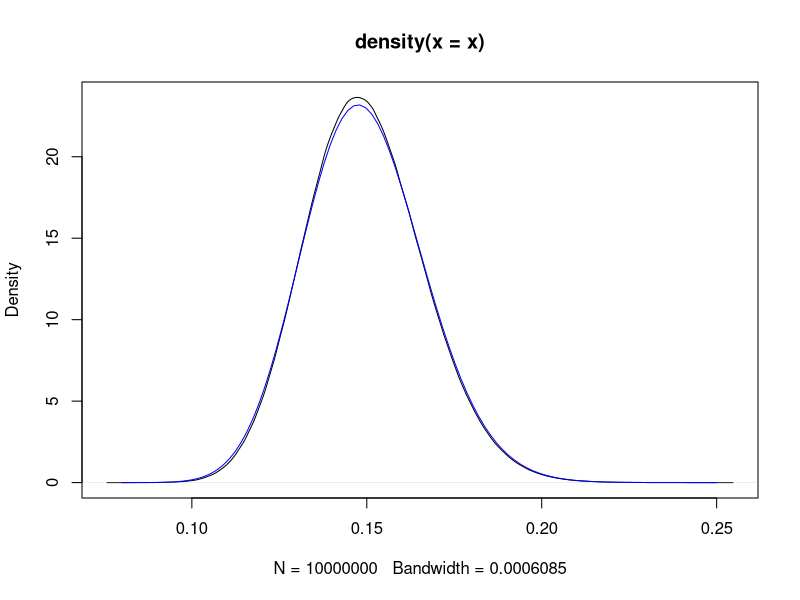
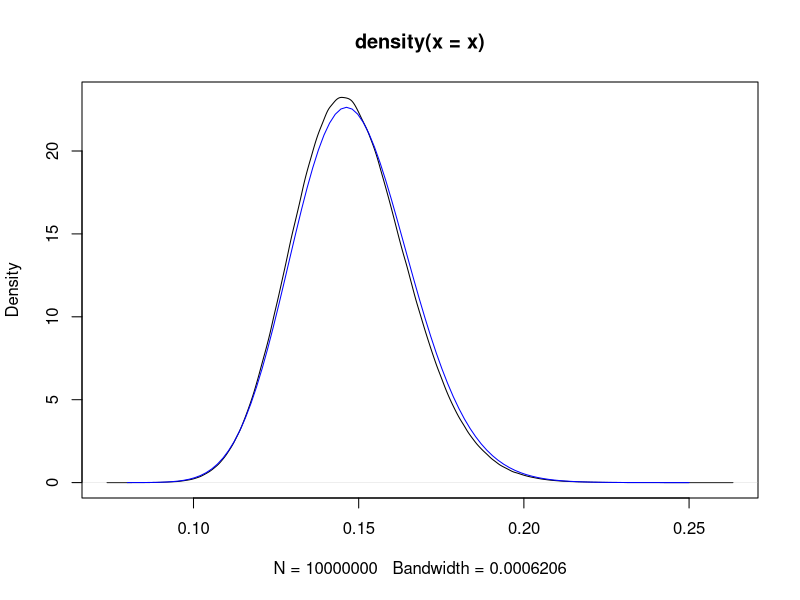
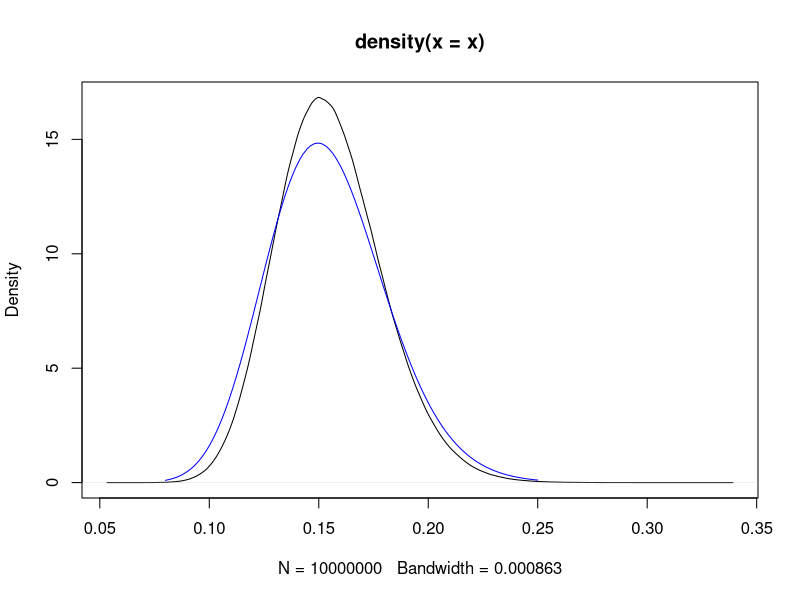
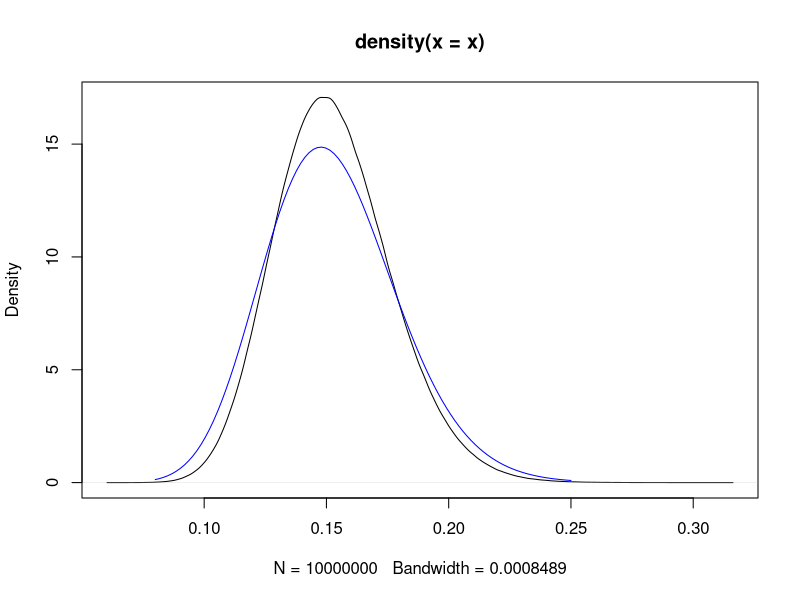
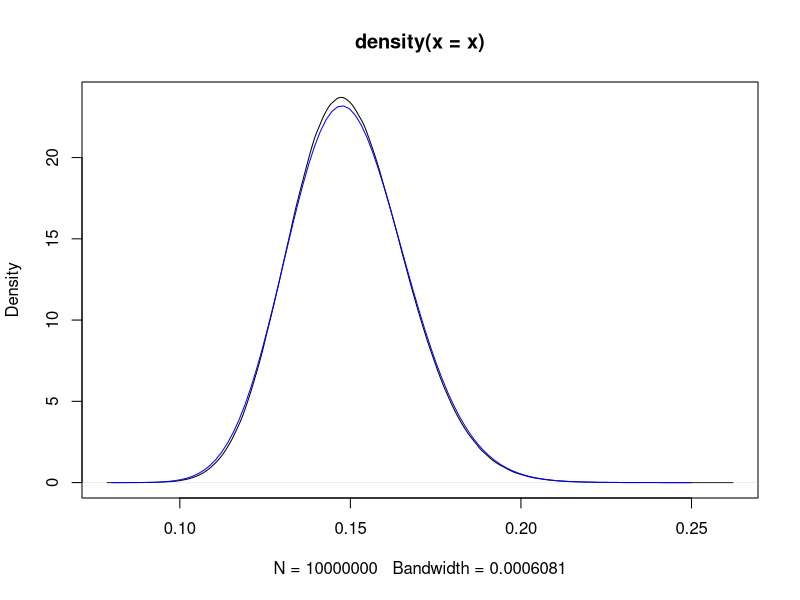
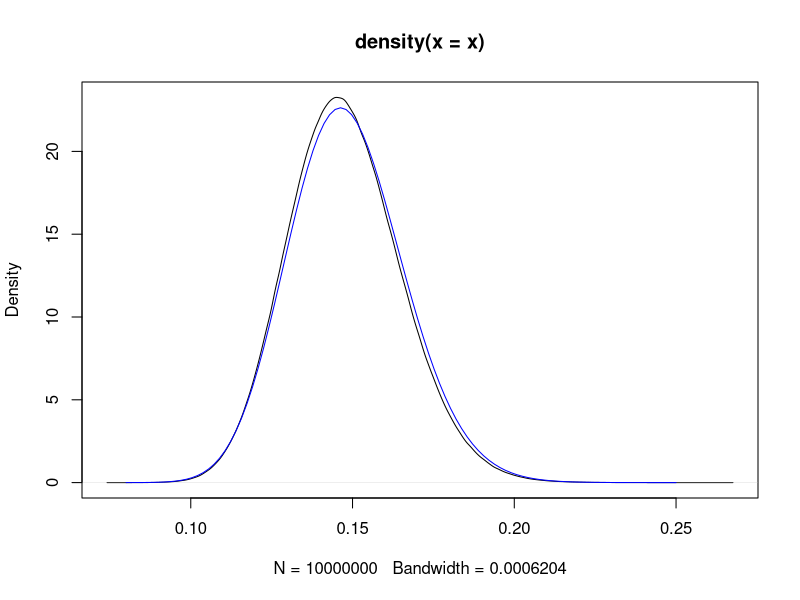
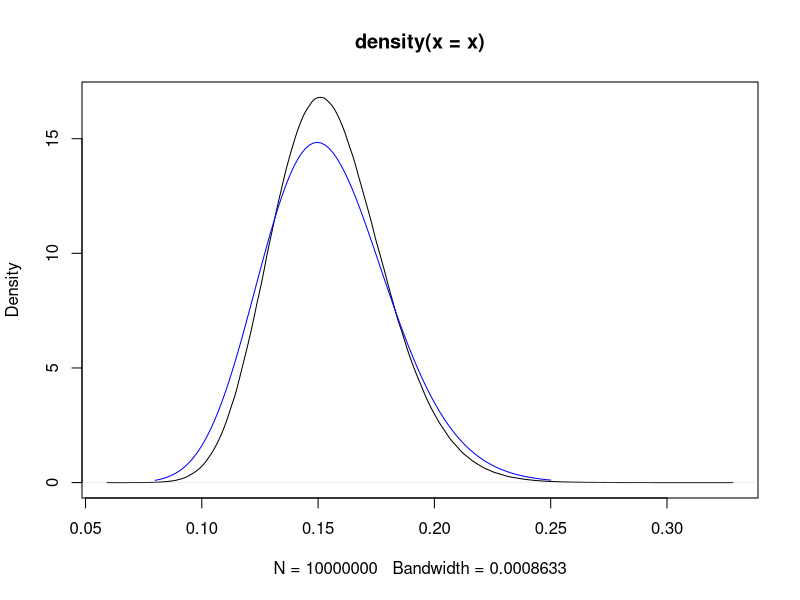
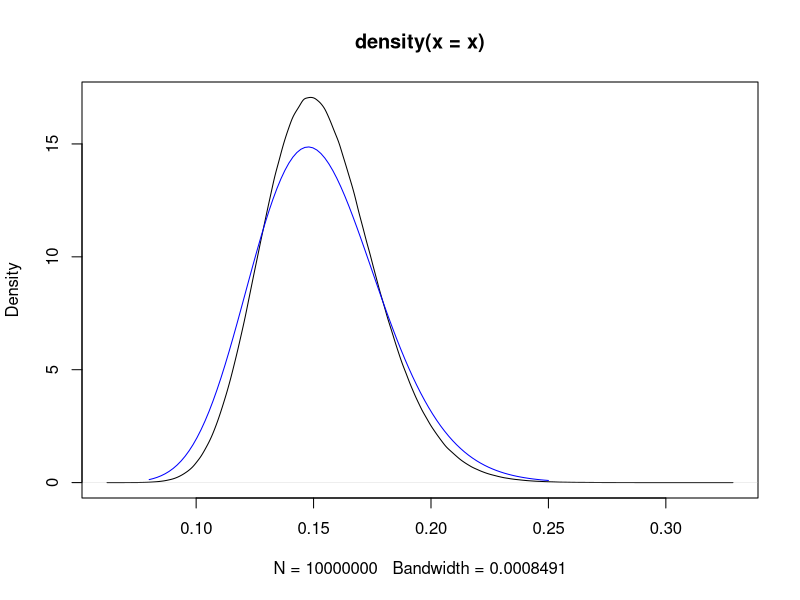

R code for these plots, in order: (Note: a time limit stopped this script after it produced the figures.)
## ---- chunk 1
#1
times <- read.csv("../Data/ThesisData.csv")
colnames(times) <- c("Year", "Type", "Time", "RxnTime", "Gender", "Batch")
men_finals <- subset(times, Type == "F" & Gender == "M" & Time != 'DQ')
men_pooled <- subset(times, (Type == "F" | Type == "S") & 
                       Gender == "M" & Time != 'DQ')
men_old_finals <- subset(times, Type == "F" & Gender == "M" & 
                           Time != 'DQ' & Year < 2022)
men_old_pooled <- subset(times, (Type == "F" | Type == "S") & 
                           Gender == "M" & Time != 'DQ' & Year < 2022)
## ---- chunk 2
#2
library(lme4)
men_old_finals_one_gamma_log <- glm(RxnTime ~ 1, data = men_old_finals, 
                                    family = Gamma(link = "log"))
men_finals_one_gamma_log <- glm(RxnTime ~ 1, data = men_finals, 
                                family = Gamma(link = "log"))
men_old_pooled_one_gamma_log <- glm(RxnTime ~ 1, data = men_old_pooled, 
                                    family = Gamma(link = "log"))
men_pooled_one_gamma_log <- glm(RxnTime ~ 1, data = men_pooled, 
                                family = Gamma(link = "log"))
## ---- chunk 3
#3
library(lme4)

men_old_finals_year_gamma_log <- glmer(RxnTime ~ (1|Year), data = men_old_finals, 
                                       family = Gamma(link = "log"))
men_finals_year_gamma_log <- glmer(RxnTime ~ (1|Year), data = men_finals, 
                                   family = Gamma(link = "log"))
men_old_pooled_year_gamma_log <- glmer(RxnTime ~ (1|Year), data = men_old_pooled, 
                                       family = Gamma(link = "log"))
men_pooled_year_gamma_log <- glmer(RxnTime ~ (1|Year), data = men_pooled, 
                                   family = Gamma(link = "log"))

## ---- chunk 4
summary(men_pooled_year_gamma_log)

## ---- chunk 5
#4
library(lme4)
men_old_finals_batch_gamma_log <-glmer(RxnTime ~ (1 | Batch), data = men_old_finals, 
                             family = Gamma(link = "log"))
men_finals_batch_gamma_log <-glmer(RxnTime ~ (1 | Batch), data = men_finals, 
                         family = Gamma(link = "log"))
men_old_pooled_batch_gamma_log <-glmer(RxnTime ~ (1 | Batch), data = men_old_pooled, 
                             family = Gamma(link = "log"))
men_pooled_batch_gamma_log <-glmer(RxnTime ~ (1 | Batch), data = men_pooled, 
                         family = Gamma(link = "log"))
## ---- chunk 6
#5
library(lme4)
men_old_finals_two_effect_gamma_log <- glmer(RxnTime ~ (1 | Year) + (1 | Batch), 
                                   data = men_old_finals, family = Gamma(link = "log"))
men_finals_two_effect_gamma_log<- glmer(RxnTime ~ (1 | Year) + (1 | Batch), 
                              data = men_finals, family = Gamma(link = "log"))
men_old_pooled_two_effect_gamma_log <- glmer(RxnTime ~ (1 | Year) + (1 | Batch), 
                                   data = men_old_pooled, family = Gamma(link = "log"))
men_pooled_two_effect_gamma_log <- glmer(RxnTime ~ (1 | Year) + (1 | Batch), 
                               data = men_pooled, family = Gamma(link = "log"))
## ---- chunk 7
summary(men_pooled_two_effect_gamma_log)
## ---- chunk 8
anova(men_pooled_batch_gamma_log, men_pooled_two_effect_gamma_log)
## ---- chunk 9
anova(men_pooled_year_gamma_log, men_pooled_two_effect_gamma_log)
## ---- chunk 10
#6
set.seed(1)
library(lme4)
sim_two_effect_time <- function(model, base, RxnTime) {
  simfit <- function(model, n = 10000000) {
    vc <- as.data.frame(VarCorr(model))
    sd_year <- vc$sdcor[1]
    sd_year_batch <- vc$sdcor[2]
    
    z1 <- rnorm(n, sd = sd_year)
    z2 <- rnorm(n, sd = sd_year_batch)
    
    shape <- 1 / sigma(model)^2
    mu <- exp(fixef(model) + z1 + z2)
    
    x <- rgamma(n, shape = shape, scale = mu / shape)
    x
  }
  
  sbase <- summary(base)
  x <- simfit(model)
  print(mean(x < RxnTime))
  #print(quantile(x, prob = c(0.00001, 0.0001, 0.0005, 0.001)))
  ## compare with and without random effect
  plot(density(x))  # with random effects
  curve(dgamma(x, shape = 1 / sbase$dispersion, 
               scale = exp(coef(base)) * sbase$dispersion), 
        0.08, 0.25, add = TRUE, col = "blue")  # fixed effect only
}
## ---- chunk 11
#7
sim_two_effect_time(men_old_finals_two_effect_gamma_log, men_old_finals_one_gamma_log, 0.1)
sim_two_effect_time(men_finals_two_effect_gamma_log, men_finals_one_gamma_log, 0.1)
sim_two_effect_time(men_old_pooled_two_effect_gamma_log, men_old_pooled_one_gamma_log, 0.1)
sim_two_effect_time(men_pooled_two_effect_gamma_log, men_pooled_one_gamma_log, 0.1)
## ---- chunk 12
sim_two_effect_time(men_old_finals_two_effect_gamma_log, men_old_finals_one_gamma_log, 0.08)
sim_two_effect_time(men_finals_two_effect_gamma_log, men_finals_one_gamma_log, 0.08)
sim_two_effect_time(men_old_pooled_two_effect_gamma_log, men_old_pooled_one_gamma_log, 0.08)
sim_two_effect_time(men_pooled_two_effect_gamma_log, men_pooled_one_gamma_log, 0.08)
## ---- chunk 13
#8
set.seed(1)
library(lme4)
sim_two_effect_prob <- function(model, base, prob) {
  simfit <- function(model, n = 10000000) {
    vc <- as.data.frame(VarCorr(model))
    sd_year <- vc$sdcor[1]
    sd_year_batch <- vc$sdcor[2]
    
    z1 <- rnorm(n, sd = sd_year)
    z2 <- rnorm(n, sd = sd_year_batch)
    
    shape <- 1 / sigma(model)^2
    mu <- exp(fixef(model) + z1 + z2)
    
    x <- rgamma(n, shape = shape, scale = mu / shape)
    x
  }
  
  sbase <- summary(base)
  x <- simfit(model)
  print(quantile(x, probs = prob))
}
## ---- chunk 14
#9
sim_two_effect_prob(men_old_finals_two_effect_gamma_log, men_old_finals_one_gamma_log, 0.001)
sim_two_effect_prob(men_finals_two_effect_gamma_log, men_finals_one_gamma_log, 0.001)
sim_two_effect_prob(men_old_pooled_two_effect_gamma_log, men_old_pooled_one_gamma_log, 0.001)
sim_two_effect_prob(men_pooled_two_effect_gamma_log, men_pooled_one_gamma_log, 0.001)
## ---- chunk 15
#10
sim_two_effect_prob(men_old_finals_two_effect_gamma_log, men_old_finals_one_gamma_log, 0.0001)
sim_two_effect_prob(men_finals_two_effect_gamma_log, men_finals_one_gamma_log, 0.0001)
sim_two_effect_prob(men_old_pooled_two_effect_gamma_log, men_old_pooled_one_gamma_log, 0.0001)
sim_two_effect_prob(men_pooled_two_effect_gamma_log, men_pooled_one_gamma_log, 0.0001)
## ---- chunk 16
#11
library(lme4)
set.seed(1)
sim_one_effect_time <- function(model, base, RxnTime){
    simfit <- function(model, n = 10000000) {
    vc <- as.data.frame(VarCorr(model))
    ## mu <- exp(coef(model)$Year[,]) ## using fitted random effects only
    z <- rnorm(n, sd = vc$sdcor[1]) #$ using generated random effects
    mu <- exp(fixef(model) + z)
    shape <- 1 / vc$vcov[2]
    x <- rgamma(n, shape = shape, scale = mu / shape)
    x
    }
  sbase <- summary(base)
  #print(sbase)
  x <- simfit(model)
  print(mean(x < RxnTime))
  ## compare with and without random effect
  plot(density(x)) # with random effect
  curve(dgamma(x, shape = 1 / sbase$dispersion, 
               scale = exp(coef(base)) * sbase$dispersion), 
        0.08, 0.25, add = TRUE, col = "blue") # fixed effect only
}
## ---- chunk 17
#12
sim_one_effect_time(men_old_finals_year_gamma_log, men_old_finals_one_gamma_log, 0.1)
sim_one_effect_time(men_finals_year_gamma_log, men_finals_one_gamma_log, 0.1)
sim_one_effect_time(men_old_pooled_year_gamma_log, men_old_pooled_one_gamma_log, 0.1)
sim_one_effect_time(men_pooled_year_gamma_log, men_pooled_one_gamma_log, 0.1)
## ---- chunk 18
#13
sim_one_effect_time(men_old_finals_batch_gamma_log, men_old_finals_one_gamma_log, 0.1)
sim_one_effect_time(men_finals_batch_gamma_log, men_finals_one_gamma_log, 0.1)
sim_one_effect_time(men_old_pooled_batch_gamma_log, men_old_pooled_one_gamma_log, 0.1)
sim_one_effect_time(men_pooled_batch_gamma_log, men_pooled_one_gamma_log, 0.1)
## ---- chunk 19
#14
library(lme4)
set.seed(1)
sim_one_effect_prob <- function(model, base, prob) {
  simfit <- function(model, n = 10000000) {
    vc <- as.data.frame(VarCorr(model))
    z <- rnorm(n, sd = vc$sdcor[1])
    mu <- exp(fixef(model) + z)
    shape <- 1 / vc$vcov[2]
    x <- rgamma(n, shape = shape, scale = mu / shape)
    x
  }

  sbase <- summary(base)
  x <- simfit(model)
  print(quantile(x, probs = prob))
}
## ---- chunk 20
#15
sim_one_effect_prob(men_old_finals_year_gamma_log, men_old_finals_one_gamma_log, 0.001)
sim_one_effect_prob(men_finals_year_gamma_log, men_finals_one_gamma_log, 0.001)
sim_one_effect_prob(men_old_pooled_year_gamma_log, men_old_pooled_one_gamma_log, 0.001)
sim_one_effect_prob(men_pooled_year_gamma_log, men_pooled_one_gamma_log, 0.001)
## ---- chunk 21
#16
sim_one_effect_prob(men_old_finals_year_gamma_log, men_old_finals_one_gamma_log, 0.0001)
sim_one_effect_prob(men_finals_year_gamma_log, men_finals_one_gamma_log, 0.0001)
sim_one_effect_prob(men_old_pooled_year_gamma_log, men_old_pooled_one_gamma_log, 0.0001)
sim_one_effect_prob(men_pooled_year_gamma_log, men_pooled_one_gamma_log, 0.0001)
